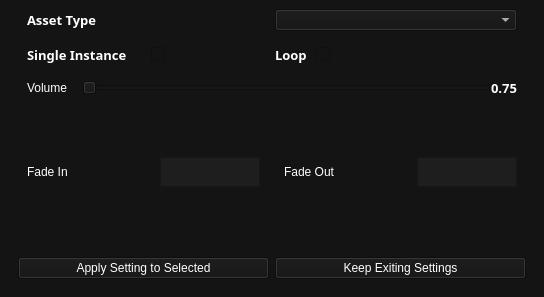
<?xml version="1.0" encoding="UTF-8"?>
<ui version="4.0">
 <class>group_edit_dialog</class>
 <widget class="QWidget" name="group_edit_dialog">
  <property name="geometry">
   <rect>
    <x>0</x>
    <y>0</y>
    <width>544</width>
    <height>297</height>
   </rect>
  </property>
  <property name="minimumSize">
   <size>
    <width>0</width>
    <height>0</height>
   </size>
  </property>
  <property name="maximumSize">
   <size>
    <width>16777215</width>
    <height>16777215</height>
   </size>
  </property>
  <property name="windowTitle">
   <string>Form</string>
  </property>
  <property name="styleSheet">
   <string notr="true">background-color: rgb(20, 20, 20);
color: rgb(255, 255, 255);</string>
  </property>
  <layout class="QVBoxLayout" name="verticalLayout">
   <property name="leftMargin">
    <number>0</number>
   </property>
   <property name="topMargin">
    <number>0</number>
   </property>
   <property name="rightMargin">
    <number>0</number>
   </property>
   <property name="bottomMargin">
    <number>0</number>
   </property>
   <item>
    <widget class="QFrame" name="MainFrameSize">
     <property name="minimumSize">
      <size>
       <width>0</width>
       <height>0</height>
      </size>
     </property>
     <property name="styleSheet">
      <string notr="true"/>
     </property>
     <property name="frameShape">
      <enum>QFrame::NoFrame</enum>
     </property>
     <property name="frameShadow">
      <enum>QFrame::Raised</enum>
     </property>
     <layout class="QVBoxLayout" name="verticalLayout_2">
      <item>
       <widget class="QFrame" name="frame_2">
        <property name="maximumSize">
         <size>
          <width>16777215</width>
          <height>16777215</height>
         </size>
        </property>
        <property name="frameShape">
         <enum>QFrame::NoFrame</enum>
        </property>
        <property name="frameShadow">
         <enum>QFrame::Raised</enum>
        </property>
        <layout class="QVBoxLayout" name="verticalLayout_3">
         <property name="leftMargin">
          <number>9</number>
         </property>
         <property name="topMargin">
          <number>0</number>
         </property>
         <property name="rightMargin">
          <number>9</number>
         </property>
         <property name="bottomMargin">
          <number>0</number>
         </property>
         <item>
          <widget class="QFrame" name="frame_6">
           <property name="frameShape">
            <enum>QFrame::NoFrame</enum>
           </property>
           <property name="frameShadow">
            <enum>QFrame::Raised</enum>
           </property>
           <layout class="QHBoxLayout" name="horizontalLayout_7">
            <property name="topMargin">
             <number>0</number>
            </property>
            <property name="rightMargin">
             <number>9</number>
            </property>
            <property name="bottomMargin">
             <number>0</number>
            </property>
            <item>
             <widget class="QLabel" name="label">
              <property name="font">
               <font>
                <family>Red Hat Display</family>
                <pointsize>10</pointsize>
                <weight>75</weight>
                <bold>true</bold>
               </font>
              </property>
              <property name="text">
               <string>Asset Type</string>
              </property>
             </widget>
            </item>
            <item>
             <widget class="QComboBox" name="AssetTypeComboBox">
              <property name="editable">
               <bool>false</bool>
              </property>
             </widget>
            </item>
           </layout>
          </widget>
         </item>
         <item>
          <widget class="QFrame" name="frame_14">
           <property name="minimumSize">
            <size>
             <width>150</width>
             <height>0</height>
            </size>
           </property>
           <property name="frameShape">
            <enum>QFrame::NoFrame</enum>
           </property>
           <property name="frameShadow">
            <enum>QFrame::Raised</enum>
           </property>
           <layout class="QHBoxLayout" name="horizontalLayout_20">
            <item>
             <widget class="QFrame" name="frame_7">
              <property name="styleSheet">
               <string notr="true"/>
              </property>
              <property name="frameShape">
               <enum>QFrame::NoFrame</enum>
              </property>
              <property name="frameShadow">
               <enum>QFrame::Raised</enum>
              </property>
              <layout class="QHBoxLayout" name="horizontalLayout_14">
               <property name="leftMargin">
                <number>0</number>
               </property>
               <property name="topMargin">
                <number>0</number>
               </property>
               <property name="rightMargin">
                <number>0</number>
               </property>
               <property name="bottomMargin">
                <number>0</number>
               </property>
               <item>
                <widget class="QLabel" name="label_4">
                 <property name="font">
                  <font>
                   <family>Red Hat Display</family>
                   <pointsize>10</pointsize>
                   <weight>75</weight>
                   <bold>true</bold>
                  </font>
                 </property>
                 <property name="text">
                  <string>Single Instance</string>
                 </property>
                </widget>
               </item>
               <item>
                <widget class="QCheckBox" name="isSingleInstanceCheckbox">
                 <property name="text">
                  <string/>
                 </property>
                </widget>
               </item>
              </layout>
             </widget>
            </item>
            <item alignment="Qt::AlignLeft">
             <widget class="QFrame" name="frame_12">
              <property name="minimumSize">
               <size>
                <width>60</width>
                <height>0</height>
               </size>
              </property>
              <property name="styleSheet">
               <string notr="true"/>
              </property>
              <property name="frameShape">
               <enum>QFrame::NoFrame</enum>
              </property>
              <property name="frameShadow">
               <enum>QFrame::Raised</enum>
              </property>
              <layout class="QHBoxLayout" name="horizontalLayout_12">
               <property name="leftMargin">
                <number>0</number>
               </property>
               <property name="topMargin">
                <number>0</number>
               </property>
               <property name="rightMargin">
                <number>5</number>
               </property>
               <property name="bottomMargin">
                <number>0</number>
               </property>
               <item>
                <widget class="QLabel" name="label_5">
                 <property name="font">
                  <font>
                   <family>Red Hat Display</family>
                   <pointsize>10</pointsize>
                   <weight>75</weight>
                   <bold>true</bold>
                  </font>
                 </property>
                 <property name="text">
                  <string>Loop</string>
                 </property>
                </widget>
               </item>
               <item alignment="Qt::AlignRight">
                <widget class="QCheckBox" name="isLoppingCheckBox">
                 <property name="text">
                  <string/>
                 </property>
                </widget>
               </item>
              </layout>
             </widget>
            </item>
           </layout>
          </widget>
         </item>
         <item>
          <widget class="QFrame" name="frame_8">
           <property name="frameShape">
            <enum>QFrame::NoFrame</enum>
           </property>
           <property name="frameShadow">
            <enum>QFrame::Raised</enum>
           </property>
           <layout class="QHBoxLayout" name="horizontalLayout_8">
            <property name="topMargin">
             <number>0</number>
            </property>
            <property name="rightMargin">
             <number>0</number>
            </property>
            <property name="bottomMargin">
             <number>0</number>
            </property>
            <item>
             <widget class="QFrame" name="frame_9">
              <property name="minimumSize">
               <size>
                <width>0</width>
                <height>0</height>
               </size>
              </property>
              <property name="font">
               <font>
                <family>Red Hat Display</family>
                <pointsize>10</pointsize>
                <weight>75</weight>
                <bold>true</bold>
               </font>
              </property>
              <property name="frameShape">
               <enum>QFrame::NoFrame</enum>
              </property>
              <property name="frameShadow">
               <enum>QFrame::Raised</enum>
              </property>
              <layout class="QHBoxLayout" name="horizontalLayout_9">
               <property name="leftMargin">
                <number>0</number>
               </property>
               <property name="topMargin">
                <number>0</number>
               </property>
               <property name="rightMargin">
                <number>0</number>
               </property>
               <property name="bottomMargin">
                <number>0</number>
               </property>
               <item alignment="Qt::AlignHCenter|Qt::AlignVCenter">
                <widget class="QLabel" name="label_3">
                 <property name="text">
                  <string>Volume</string>
                 </property>
                </widget>
               </item>
              </layout>
             </widget>
            </item>
            <item>
             <widget class="QFrame" name="frame_10">
              <property name="minimumSize">
               <size>
                <width>0</width>
                <height>0</height>
               </size>
              </property>
              <property name="frameShape">
               <enum>QFrame::NoFrame</enum>
              </property>
              <property name="frameShadow">
               <enum>QFrame::Raised</enum>
              </property>
              <layout class="QHBoxLayout" name="horizontalLayout_10">
               <property name="topMargin">
                <number>0</number>
               </property>
               <property name="bottomMargin">
                <number>0</number>
               </property>
               <item>
                <widget class="QFrame" name="frame_11">
                 <property name="frameShape">
                  <enum>QFrame::NoFrame</enum>
                 </property>
                 <property name="frameShadow">
                  <enum>QFrame::Raised</enum>
                 </property>
                 <layout class="QHBoxLayout" name="horizontalLayout_11">
                  <property name="spacing">
                   <number>0</number>
                  </property>
                  <property name="leftMargin">
                   <number>0</number>
                  </property>
                  <property name="topMargin">
                   <number>0</number>
                  </property>
                  <property name="rightMargin">
                   <number>0</number>
                  </property>
                  <property name="bottomMargin">
                   <number>0</number>
                  </property>
                  <item>
                   <widget class="QSlider" name="MainVolumeSlider">
                    <property name="minimumSize">
                     <size>
                      <width>0</width>
                      <height>0</height>
                     </size>
                    </property>
                    <property name="maximumSize">
                     <size>
                      <width>16777215</width>
                      <height>16777215</height>
                     </size>
                    </property>
                    <property name="orientation">
                     <enum>Qt::Horizontal</enum>
                    </property>
                   </widget>
                  </item>
                  <item alignment="Qt::AlignRight|Qt::AlignVCenter">
                   <widget class="QLabel" name="MainVolumeValueLabel">
                    <property name="minimumSize">
                     <size>
                      <width>20</width>
                      <height>0</height>
                     </size>
                    </property>
                    <property name="font">
                     <font>
                      <family>Red Hat Display</family>
                      <pointsize>10</pointsize>
                      <weight>75</weight>
                      <bold>true</bold>
                     </font>
                    </property>
                    <property name="layoutDirection">
                     <enum>Qt::LeftToRight</enum>
                    </property>
                    <property name="text">
                     <string>0.75</string>
                    </property>
                    <property name="alignment">
                     <set>Qt::AlignCenter</set>
                    </property>
                   </widget>
                  </item>
                 </layout>
                </widget>
               </item>
              </layout>
             </widget>
            </item>
           </layout>
          </widget>
         </item>
         <item>
          <widget class="QFrame" name="frame_17">
           <property name="frameShape">
            <enum>QFrame::NoFrame</enum>
           </property>
           <property name="frameShadow">
            <enum>QFrame::Raised</enum>
           </property>
           <layout class="QHBoxLayout" name="horizontalLayout_16">
            <property name="leftMargin">
             <number>0</number>
            </property>
            <property name="topMargin">
             <number>0</number>
            </property>
            <property name="rightMargin">
             <number>0</number>
            </property>
            <property name="bottomMargin">
             <number>0</number>
            </property>
            <item>
             <widget class="QFrame" name="frame_18">
              <property name="frameShape">
               <enum>QFrame::NoFrame</enum>
              </property>
              <property name="frameShadow">
               <enum>QFrame::Raised</enum>
              </property>
              <layout class="QHBoxLayout" name="horizontalLayout_17">
               <item alignment="Qt::AlignLeft">
                <widget class="QLabel" name="label_7">
                 <property name="minimumSize">
                  <size>
                   <width>70</width>
                   <height>30</height>
                  </size>
                 </property>
                 <property name="maximumSize">
                  <size>
                   <width>70</width>
                   <height>30</height>
                  </size>
                 </property>
                 <property name="text">
                  <string>Fade In</string>
                 </property>
                </widget>
               </item>
               <item>
                <widget class="QPlainTextEdit" name="FadeInPTextEdit">
                 <property name="minimumSize">
                  <size>
                   <width>100</width>
                   <height>30</height>
                  </size>
                 </property>
                 <property name="maximumSize">
                  <size>
                   <width>100</width>
                   <height>30</height>
                  </size>
                 </property>
                 <property name="styleSheet">
                  <string notr="true">background-color: rgb(30, 30, 30);
color: rgb(255, 255, 255);</string>
                 </property>
                </widget>
               </item>
              </layout>
             </widget>
            </item>
            <item>
             <widget class="QFrame" name="frame_19">
              <property name="frameShape">
               <enum>QFrame::NoFrame</enum>
              </property>
              <property name="frameShadow">
               <enum>QFrame::Raised</enum>
              </property>
              <layout class="QHBoxLayout" name="horizontalLayout_18">
               <item alignment="Qt::AlignLeft">
                <widget class="QLabel" name="label_8">
                 <property name="minimumSize">
                  <size>
                   <width>70</width>
                   <height>30</height>
                  </size>
                 </property>
                 <property name="maximumSize">
                  <size>
                   <width>70</width>
                   <height>30</height>
                  </size>
                 </property>
                 <property name="text">
                  <string>Fade Out</string>
                 </property>
                </widget>
               </item>
               <item>
                <widget class="QPlainTextEdit" name="FadeOutPTextEdit">
                 <property name="minimumSize">
                  <size>
                   <width>100</width>
                   <height>30</height>
                  </size>
                 </property>
                 <property name="maximumSize">
                  <size>
                   <width>100</width>
                   <height>30</height>
                  </size>
                 </property>
                 <property name="styleSheet">
                  <string notr="true">background-color: rgb(30, 30, 30);
color: rgb(255, 255, 255);</string>
                 </property>
                </widget>
               </item>
              </layout>
             </widget>
            </item>
           </layout>
          </widget>
         </item>
        </layout>
       </widget>
      </item>
      <item>
       <widget class="QFrame" name="frame">
        <property name="frameShape">
         <enum>QFrame::NoFrame</enum>
        </property>
        <property name="frameShadow">
         <enum>QFrame::Raised</enum>
        </property>
        <layout class="QHBoxLayout" name="horizontalLayout">
         <item>
          <widget class="QPushButton" name="ApplySettingToSelectedBtn">
           <property name="text">
            <string>Apply Setting to Selected</string>
           </property>
          </widget>
         </item>
         <item>
          <widget class="QPushButton" name="KeepExistingSettingsBtn">
           <property name="text">
            <string>Keep Exiting Settings</string>
           </property>
          </widget>
         </item>
        </layout>
       </widget>
      </item>
     </layout>
    </widget>
   </item>
  </layout>
 </widget>
 <resources>
  <include location="../resources.qrc"/>
 </resources>
 <connections/>
</ui>
